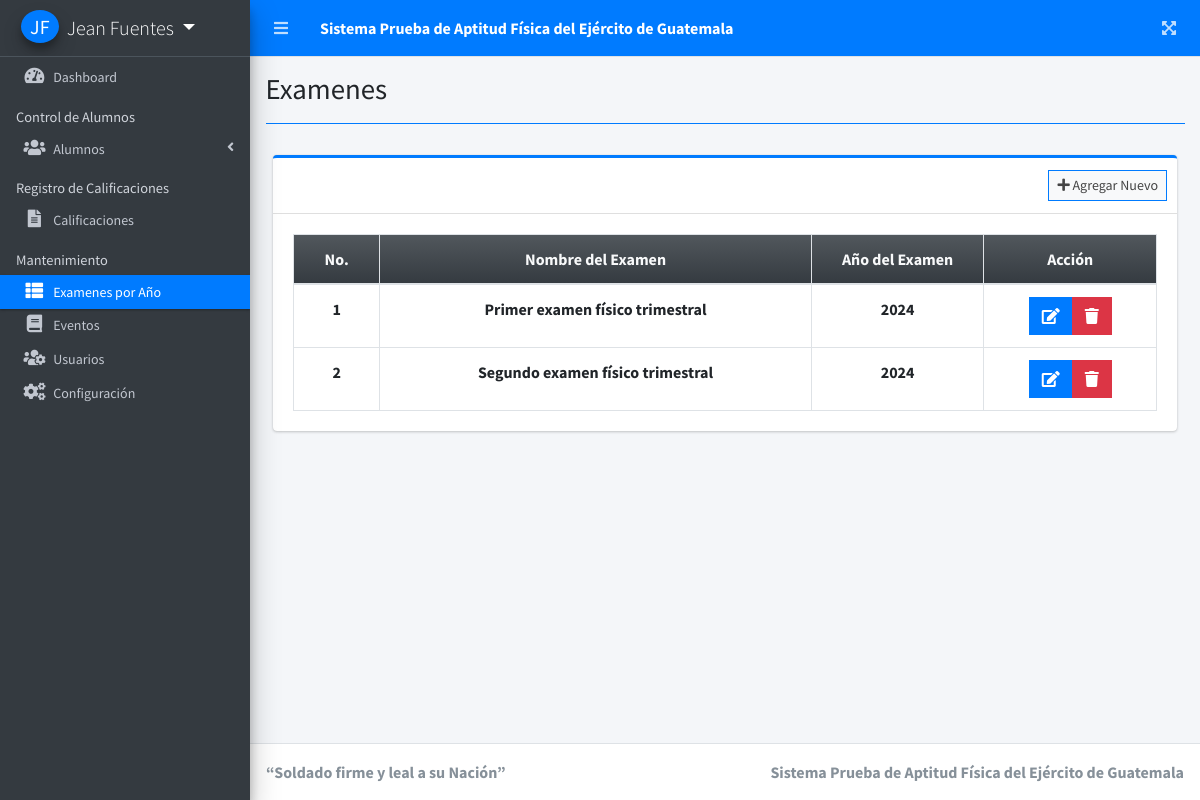
/index.php?page=examenes (signed in), run on the app's committed database.
### tables this page shows
CREATE TABLE `examenes` (
  `id_examen` int(11) NOT NULL,
  `nombre_examen` varchar(100) NOT NULL,
  `año_examen` int(11) NOT NULL,
  `fecha_registro` datetime NOT NULL DEFAULT current_timestamp()
);

### examenes.php (the view, shortened to what this page needs)
<?php include'db_connect.php' ?>
<div class="col-lg-12">
	<div class="card card-outline card-primary">
		<div class="card-header">
			<div class="card-tools">
				<a class="btn btn-block btn-sm btn-default btn-flat border-primary nuevo_examen" href="javascript:void(0)"><i class="fa fa-plus"></i> Agregar Nuevo</a>
			</div>
		</div>
		<div class="card-body">
			<table class="table tabe-hover table-bordered" id="list">
				<colgroup>
					<col width="10%">
					<col width="50%">
					<col width="20%">
					<col width="20%">
				</colgroup>
				<thead class="text-center">
					<tr class="bg-gradient-dark text-light">
						<th>No.</th>
						<th>Nombre del Examen</th>
						<th>Año del Examen</th>
						<th>Acción</th>
					</tr>
				</thead>
				<tbody class="text-center">
					<?php
					$i = 1;
					$qry = $conn->query("SELECT * FROM examenes");
					while($row= $qry->fetch_assoc()):
					?>
					<tr>
						<th><?php echo $i++ ?></th>
						<td><b><?php echo $row['nombre_examen'] ?></b></td>
						<td><b><?php echo $row['año_examen'] ?></b></td>
						<td>
		                    <div class="btn-group">
		                        <a href="javascript:void(0)" data-id='<?php echo $row['id_examen'] ?>' class="btn btn-primary btn-flat admin_examen">
		                          <i class="fas fa-edit"></i>
		                        </a>
		                        <button type="button" class="btn btn-danger btn-flat eliminar_examen" data-id="<?php echo $row['id_examen'] ?>">
		                          <i class="fas fa-trash"></i>
		                        </button>
	                      </div>
						</td>
					</tr>
				<?php endwhile; ?>
				</tbody>
			</table>
		</div>
	</div>
</div>

### data on the page
examenes: nombre_examen "Primer examen físico trimestral", año_examen "2024"
examenes: nombre_examen "Segundo examen físico trimestral", año_examen "2024"

### other printed values
$_SESSION['system']['name'] "Sistema Prueba de Aptitud Física del Ejército de Guatemala"
$_SESSION['login_nombres'].' '.$_SESSION['login_apellidos'] "Jean Fuentes"
$title "Examenes"
